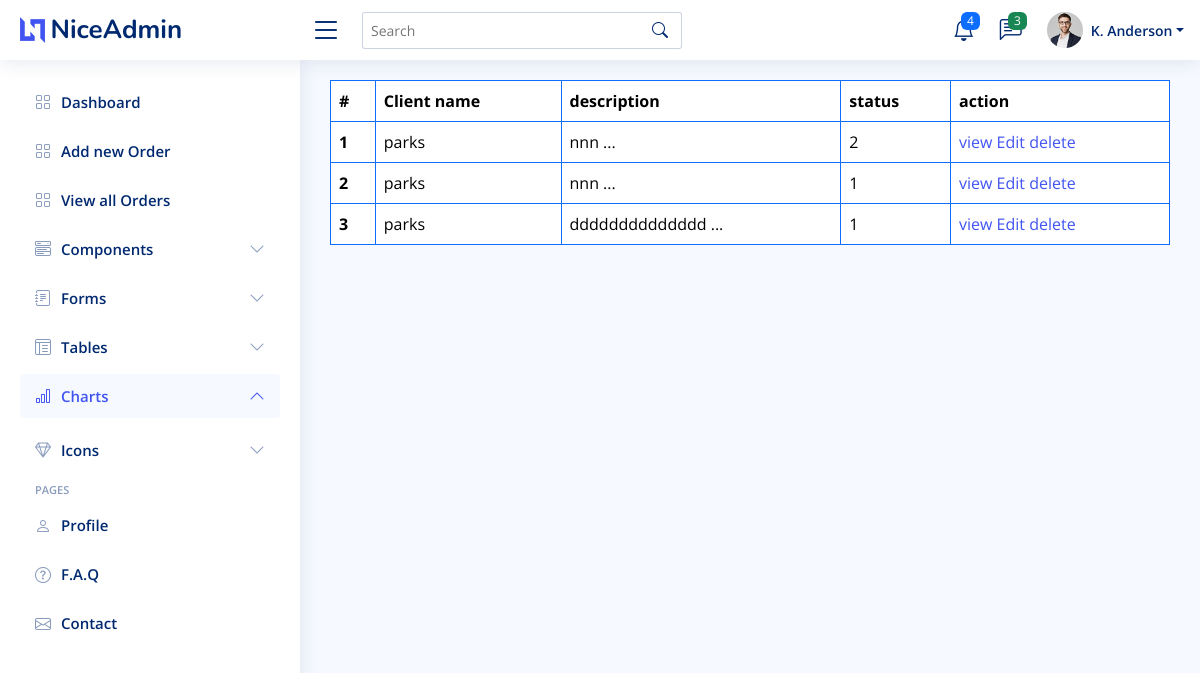
Page /adminside/order-list/ on the earlier database version.
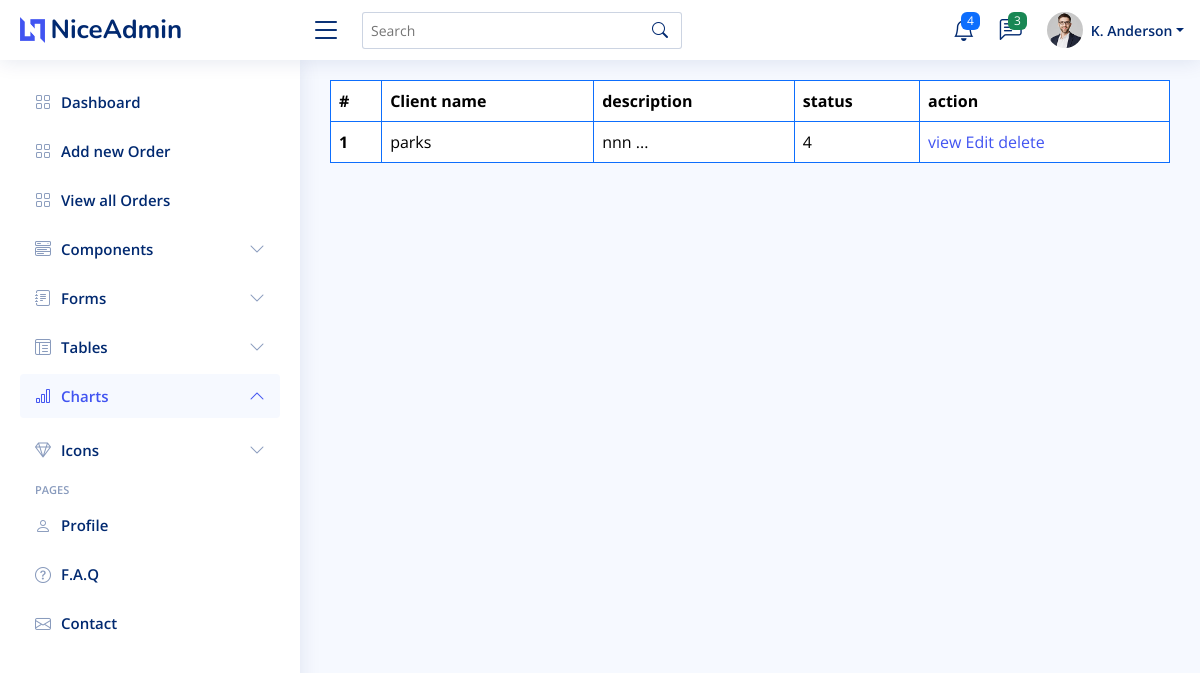
Same page on the later database version.
### adminside/models.py (models this page shows, shortened)
class Order(models.Model):
    sender_name = models.CharField(max_length=50)
    sender_address = models.CharField(max_length=50)
    sender_email = models.EmailField()
    reciever_name = models.CharField(max_length=50, null=True, blank=True)
    Phone_number= models.CharField(null=True, blank=True, max_length=50)
    reciever_address = models.CharField(max_length=50, null=True, blank=True)
    reciever_email = models.EmailField()
    description = models.TextField(null=True, blank=True)
    weight = models.CharField(max_length=50, null=True, blank=True)
    departure_time = models.DateField(null=True, blank=True)
    arrival_time = models.DateField(null=True, blank=True)
    payment_method = models.CharField(max_length=50, null=True, blank=True)
    tracking_number = models.CharField(default=f"EXWA{str(uuid.uuid4())[:18]}-ORDER", max_length=30, unique=True)
    status = models.IntegerField(choices=ORDERSTATUS, default=1)
    id = models.UUIDField(default=uuid.uuid4, unique=True, primary_key=True, editable= False)
    date_added = models.DateTimeField(auto_now_add = True)
    updated = models.DateTimeField(auto_now=True)
    class Meta:
        ordering = ['-date_added']

### adminside/views.py (the view)
# urls.py: path('order-list/',views.OrderList, name='order-list'),
def OrderList(request):
    orders = Order.objects.all()
    return render(request, 'orderList.html', {'orders': orders})

### adminside/templates/orderList.html (shortened to what this page needs)
{% extends 'base.html' %}
{% load static %}
{% block content %}
<div class="container">
    <div class="row">
      <table class="table table-bordered border-primary">
        <thead>
          <tr>
            <th scope="col">#</th>
            <th scope="col">Client name</th>
            <th scope="col">description</th>
            <th scope="col">status</th>
            <th scope="col">action</th>
          </tr>
        </thead>
        <tbody>
          {% for order in orders %}
          <tr>
            <th >{{forloop.counter}}</th>
            <td>{{order.reciever_name}}</td>
            <td>{{order.description|truncatechars:20}} ...</td>
            <td>{{order.status}}</td>
            <td>
              <a href="{% url 'AdminSide:details' order.id %}">view</a>
              <a href="{% url 'AdminSide:update-order' order.id %}">Edit</a>
              <a href="{% url 'AdminSide:delete-order' order.id %}">delete</a>
            </td>
          </tr>
          {% endfor %}
        </tbody>
      </table>
    </div>
  </div>
{% endblock %}

### adminside/templates/base.html (shortened to what this page needs)
{% load static %}
<!DOCTYPE html>
<html lang="en">
<head>
  <link href="{% static 'assets/vendor/bootstrap/css/bootstrap.min.css' %}" rel="stylesheet">
  <link rel="stylesheet" href="{% static 'assets/vendor/bootstrap-icons/bootstrap-icons.css' %}">
  <link rel="stylesheet" href="{% static 'assets/vendor/boxicons/css/boxicons.min.css' %}">
  <link rel="stylesheet" href="{% static 'assets/vendor/quill/quill.snow.css' %}">
  <link rel="stylesheet" href="{% static 'assets/vendor/quill/quill.bubble.css' %}">
  <link href="{%static 'assets/vendor/remixicon/remixicon.css' %}" rel="stylesheet">
  <link href="{% static 'assets/vendor/simple-datatables/style.css' %}" rel="stylesheet">
  <link href="{% static 'assets/css/style.css' %}" rel="stylesheet">
</head>
<body>
  <header id="header" class="header fixed-top d-flex align-items-center">
    <div class="d-flex align-items-center justify-content-between">
      <a href="" class="logo d-flex align-items-center">
        <img src="{% static 'assets/img/logo.png' %}" alt="">
        <span class="d-none d-lg-block">NiceAdmin</span>
      </a>
      <i class="bi bi-list toggle-sidebar-btn"></i>
    </div>
    <div class="search-bar">
      <form class="search-form d-flex align-items-center" method="POST" action="#">
        <input type="text" name="query" placeholder="Search" title="Enter search keyword">
        <button type="submit" title="Search"><i class="bi bi-search"></i></button>
      </form>
    </div>
    <nav class="header-nav ms-auto">
      <ul class="d-flex align-items-center">
        <li class="nav-item dropdown">
          <a class="nav-link nav-icon" href="#" data-bs-toggle="dropdown">
            <i class="bi bi-bell"></i>
            <span class="badge bg-primary badge-number">4</span>
          </a>
        </li>
        <li class="nav-item dropdown">
          <a class="nav-link nav-icon" href="#" data-bs-toggle="dropdown">
            <i class="bi bi-chat-left-text"></i>
            <span class="badge bg-success badge-number">3</span>
          </a>
        </li>
        <li class="nav-item dropdown pe-3">
          <a class="nav-link nav-profile d-flex align-items-center pe-0" href="#" data-bs-toggle="dropdown">
            <img src="assets/img/profile-img.jpg" alt="Profile" class="rounded-circle">
            <span class="d-none d-md-block dropdown-toggle ps-2">K. Anderson</span>
          </a>
        </li>
      </ul>
    </nav>
  </header>
  <aside id="sidebar" class="sidebar">
    <ul class="sidebar-nav" id="sidebar-nav">
      <li class="nav-item">
        <a class="nav-link collapsed" href="{% url 'AdminSide:dashboard' %}">
          <i class="bi bi-grid"></i>
          <span>Dashboard</span>
        </a>
      </li>
      <li class="nav-item">
        <a class="nav-link collapsed" href="{% url 'AdminSide:new-order' %}">
          <i class="bi bi-grid"></i>
          <span>Add new Order</span>
        </a>
      </li>
      <li class="nav-item">
        <a class="nav-link collapsed" href="{% url 'AdminSide:order-list' %}">
          <i class="bi bi-grid"></i>
          <span>View all Orders</span>
        </a>
      </li>
      <li class="nav-item">
        <a class="nav-link collapsed" data-bs-target="#components-nav" data-bs-toggle="collapse" href="#">
          <i class="bi bi-menu-button-wide"></i><span>Components</span><i class="bi bi-chevron-down ms-auto"></i>
        </a>
      </li>
      <li class="nav-item">
        <a class="nav-link collapsed" data-bs-target="#forms-nav" data-bs-toggle="collapse" href="#">
          <i class="bi bi-journal-text"></i><span>Forms</span><i class="bi bi-chevron-down ms-auto"></i>
        </a>
      </li>
      <li class="nav-item">
        <a class="nav-link collapsed" data-bs-target="#tables-nav" data-bs-toggle="collapse" href="#">
          <i class="bi bi-layout-text-window-reverse"></i><span>Tables</span><i class="bi bi-chevron-down ms-auto"></i>
        </a>
      </li>
      <li class="nav-item">
        <a class="nav-link " data-bs-target="#charts-nav" data-bs-toggle="collapse" href="#">
          <i class="bi bi-bar-chart"></i><span>Charts</span><i class="bi bi-chevron-down ms-auto"></i>
        </a>
        <ul id="charts-nav" class="nav-content collapse show" data-bs-parent="#sidebar-nav">
        </ul>
      </li>
      <li class="nav-item">
        <a class="nav-link collapsed" data-bs-target="#icons-nav" data-bs-toggle="collapse" href="#">
          <i class="bi bi-gem"></i><span>Icons</span><i class="bi bi-chevron-down ms-auto"></i>
        </a>
      </li>
      <li class="nav-heading">Pages</li>
      <li class="nav-item">
        <a class="nav-link collapsed" href="users-profile.html">
          <i class="bi bi-person"></i>
          <span>Profile</span>
        </a>
      </li>
      <li class="nav-item">
        <a class="nav-link collapsed" href="pages-faq.html">
          <i class="bi bi-question-circle"></i>
          <span>F.A.Q</span>
        </a>
      </li>
      <li class="nav-item">
        <a class="nav-link collapsed" href="pages-contact.html">
          <i class="bi bi-envelope"></i>
          <span>Contact</span>
        </a>
      </li>
    </ul>
  </aside>
  <main id="main" class="main">
    {% block content %}
    {% endblock %}
  </main>
</body>
</html>

### adminside/static/assets/css/style.css (style rules this page uses)
:root { scroll-behavior: smooth; }
body { font-family: "Open Sans", sans-serif; background: #f6f9ff; color: #444444; }
a { color: #4154f1; text-decoration: none; }
#main { margin-top: 60px; padding: 20px 30px; transition: all 0.3s; }
.logo { line-height: 1; }
@media (min-width: 1200px) { .logo { width: 280px; } }
.logo img { max-height: 26px; margin-right: 6px; }
.logo span { font-size: 26px; font-weight: 700; color: #012970; font-family: "Nunito", sans-serif; }
.header { transition: all 0.5s; z-index: 997; height: 60px; box-shadow: 0px 2px 20px rgba(1, 41, 112, 0.1); background-color: #fff; padding-left: 20px; }
.header .toggle-sidebar-btn { font-size: 32px; padding-left: 10px; cursor: pointer; color: #012970; }
.header .search-bar { min-width: 360px; padding: 0 20px; }
.header .search-form { width: 100%; }
.header .search-form input { border: 0; font-size: 14px; color: #012970; border: 1px solid rgba(1, 41, 112, 0.2); padding: 7px 38px 7px 8px; border-radius: 3px; transition: 0.3s; width: 100%; }
.header .search-form button { border: 0; padding: 0; margin-left: -30px; background: none; }
.header .search-form button i { color: #012970; }
.header-nav ul { list-style: none; }
.header-nav>ul { margin: 0; padding: 0; }
.header-nav .nav-icon { font-size: 22px; color: #012970; margin-right: 25px; position: relative; }
.header-nav .nav-profile { color: #012970; }
.header-nav .nav-profile img { max-height: 36px; }
.header-nav .nav-profile span { font-size: 14px; font-weight: 600; }
.header-nav .badge-number { position: absolute; inset: -2px -5px auto auto; font-weight: normal; font-size: 12px; padding: 3px 6px; }
.sidebar { position: fixed; top: 60px; left: 0; bottom: 0; width: 300px; z-index: 996; transition: all 0.3s; padding: 20px; overflow-y: auto; scrollbar-width: thin; scrollbar-color: #aab7cf transparent; box-shadow: 0px 0px 20px rgba(1, 41, 112, 0.1); background-color: #fff; }
@media (min-width: 1200px) { #main, #footer { margin-left: 300px; } }
.sidebar-nav { padding: 0; margin: 0; list-style: none; }
.sidebar-nav li { padding: 0; margin: 0; list-style: none; }
.sidebar-nav .nav-item { margin-bottom: 5px; }
.sidebar-nav .nav-heading { font-size: 11px; text-transform: uppercase; color: #899bbd; font-weight: 600; margin: 10px 0 5px 15px; }
.sidebar-nav .nav-link { display: flex; align-items: center; font-size: 15px; font-weight: 600; color: #4154f1; transition: 0.3; background: #f6f9ff; padding: 10px 15px; border-radius: 4px; }
.sidebar-nav .nav-link i { font-size: 16px; margin-right: 10px; color: #4154f1; }
.sidebar-nav .nav-link.collapsed { color: #012970; background: #fff; }
.sidebar-nav .nav-link.collapsed i { color: #899bbd; }
.sidebar-nav .nav-link .bi-chevron-down { margin-right: 0; transition: transform 0.2s ease-in-out; }
.sidebar-nav .nav-link:not(.collapsed) .bi-chevron-down { transform: rotate(180deg); }
.sidebar-nav .nav-content { padding: 5px 0 0 0; margin: 0; list-style: none; }

Differences in the rows shown:
removed Order: reciever_name "parks", description "nnn", status "1"
removed Order: reciever_name "parks", description "dddddddddddddd", status "1"
changed Order "parks": status "2" → "4"
